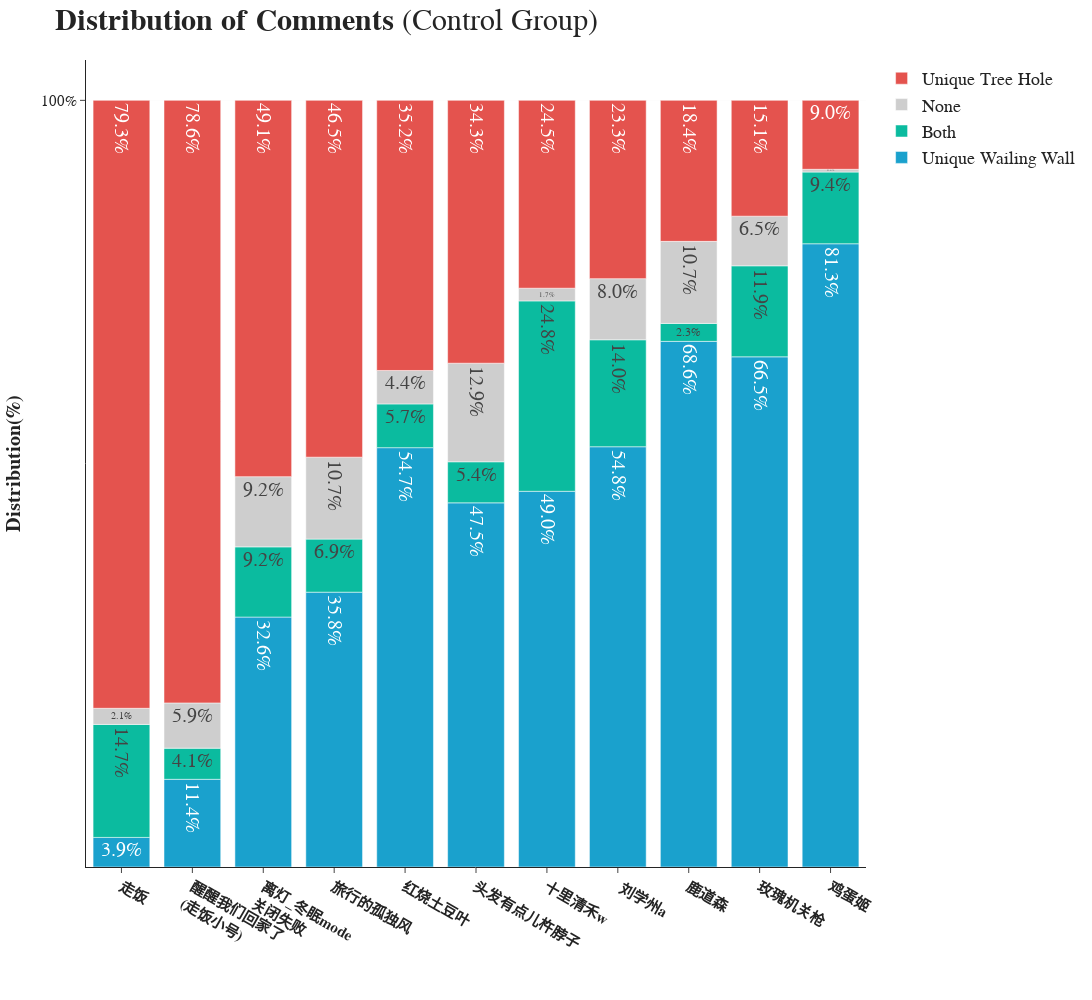

Notebook cell for this chart:
### Code cell
import plotly.express as px

wide_df = px.data.medals_wide()

color_map = {
    'unique_tree_hole_count': 'rgb(228,83,78)',
    'both_count': 'rgb(11,187,159)',
    'none_count': 'rgb(206,206,206)',
    'unique_whaling_wall_count': 'rgb(26,161,205)'
}


fig = px.bar(df_counts, x="ID", y=df_counts.columns[1:5].tolist(),color_discrete_map=color_map)

fig.update_traces(texttemplate='%{y:.1f}%', textposition='inside',textfont={'size': 20})


fig.update_layout(
    width=1600,  # 宽度为800
    height=1000, # 高度为600
    title={'text':"<b>Distribution of Comments</b> (Control Group)",'font': {'size': 30}}, # x轴标签
    yaxis_title="<b>Distribution(%)</b>",
    template='simple_white', # y轴标签
    legend=dict(
        font=dict(
            size=18
        ),title=None,traceorder="reversed" 
    ),font=dict(family='Arial, sans-serif'),
    xaxis_title=" "
)

fig.update_traces(name='Unique Tree Hole', selector=dict(name='unique_tree_hole_count'))
fig.update_traces(name='Unique Wailing Wall', selector=dict(name='unique_whaling_wall_count'))
fig.update_traces(name='Both', selector=dict(name='both_count'))
fig.update_traces(name='None', selector=dict(name='none_count'))
fig.update_layout(xaxis=dict(tickfont=dict(size=15)))
fig.update_xaxes(
    tickvals=[0, 1, 2, 3, 4, 5, 6, 7, 8, 9, 10],
    ticktext=['<b>走饭</b>', '<b>醒醒我们回家了<br>(走饭小号)</b>', '<b>离灯_冬眠mode<br>关闭失败</b>', '<b>旅行的孤独风</b>', '<b>红烧土豆叶</b>', '<b>头发有点儿杵脖子</b>', '<b>十里清禾w</b>', '<b> 刘学州a</b>', '<b>鹿道森</b>', '<b>玫瑰机关枪</b>', '<b>鸡蛋姬</b>'],
)
fig.update_yaxes(
    title='<b>Distribution(%)</b>', # add a title to the y-axis
    # change the font size of the tick labels
    showgrid=True, # display gridlines
    gridwidth=0.1,
    title_font=dict(size=20) # set the width of the gridlines
)
fig.update_yaxes(
    tickvals=[100], # 仅设置100作为刻度标签
    ticktext=['100%'], # 用 <b> 标签包裹标签，使其加粗
    showticklabels=True,
    tickfont=dict(size=15) # 显示刻度标签
)

fig.show()

### Figure 1 — Plotly figure (JSON) as saved in the notebook; plotly's stock layout.template omitted (floating-point values rounded to 4 significant figures)
{"data": [{"alignmentgroup": "True", "hovertemplate": "variable=unique_whaling_wall_count<br>ID=%{x}<br>value=%{y}<extra></extra>", "legendgroup": "unique_whaling_wall_count", "marker": {"color": "rgb(26,161,205)", "pattern": {"shape": ""}}, "name": "Unique Wailing Wall", "offsetgroup": "unique_whaling_wall_count", "orientation": "v", "showlegend": true, "textfont": {"size": 20}, "textposition": "inside", "texttemplate": "%{y:.1f}%", "type": "bar", "x": ["走饭", "醒醒我们回家了-走饭小号", "离灯_冬眠mode关闭失败", "旅行的孤独风", "红烧土豆叶", "头发有点儿杵脖子", "十里清禾w", "刘学州a", "鹿道森", "玫瑰机关枪", "鸡蛋姬"], "xaxis": "x", "y": [3.86, 11.44, 32.6, 35.85, 54.7, 47.5, 49.01, 54.82, 68.56, 66.55, 81.29], "yaxis": "y"}, {"alignmentgroup": "True", "hovertemplate": "variable=both_count<br>ID=%{x}<br>value=%{y}<extra></extra>", "legendgroup": "both_count", "marker": {"color": "rgb(11,187,159)", "pattern": {"shape": ""}}, "name": "Both", "offsetgroup": "both_count", "orientation": "v", "showlegend": true, "textfont": {"size": 20}, "textposition": "inside", "texttemplate": "%{y:.1f}%", "type": "bar", "x": ["走饭", "醒醒我们回家了-走饭小号", "离灯_冬眠mode关闭失败", "旅行的孤独风", "红烧土豆叶", "头发有点儿杵脖子", "十里清禾w", "刘学州a", "鹿道森", "玫瑰机关枪", "鸡蛋姬"], "xaxis": "x", "y": [14.74, 4.059, 9.158, 6.918, 5.705, 5.357, 24.83, 13.95, 2.341, 11.87, 9.353], "yaxis": "y"}, {"alignmentgroup": "True", "hovertemplate": "variable=none_count<br>ID=%{x}<br>value=%{y}<extra></extra>", "legendgroup": "none_count", "marker": {"color": "rgb(206,206,206)", "pattern": {"shape": ""}}, "name": "None", "offsetgroup": "none_count", "orientation": "v", "showlegend": true, "textfont": {"size": 20}, "textposition": "inside", "texttemplate": "%{y:.1f}%", "type": "bar", "x": ["走饭", "醒醒我们回家了-走饭小号", "离灯_冬眠mode关闭失败", "旅行的孤独风", "红烧土豆叶", "头发有点儿杵脖子", "十里清禾w", "刘学州a", "鹿道森", "玫瑰机关枪", "鸡蛋姬"], "xaxis": "x", "y": [2.105, 5.904, 9.158, 10.69, 4.362, 12.86, 1.656, 7.973, 10.7, 6.475, 0.3597], "yaxis": "y"}, {"alignmentgroup": "True", "hovertemplate": "variable=unique_tree_hole_count<br>ID=%{x}<br>value=%{y}<extra></extra>", "legendgroup": "unique_tree_hole_count", "marker": {"color": "rgb(228,83,78)", "pattern": {"shape": ""}}, "name": "Unique Tree Hole", "offsetgroup": "unique_tree_hole_count", "orientation": "v", "showlegend": true, "textfont": {"size": 20}, "textposition": "inside", "texttemplate": "%{y:.1f}%", "type": "bar", "x": ["走饭", "醒醒我们回家了-走饭小号", "离灯_冬眠mode关闭失败", "旅行的孤独风", "红烧土豆叶", "头发有点儿杵脖子", "十里清禾w", "刘学州a", "鹿道森", "玫瑰机关枪", "鸡蛋姬"], "xaxis": "x", "y": [79.3, 78.6, 49.08, 46.54, 35.23, 34.29, 24.5, 23.26, 18.39, 15.11, 8.993], "yaxis": "y"}], "layout": {"barmode": "relative", "font": {"family": "Arial, sans-serif"}, "height": 1000, "legend": {"font": {"size": 18}, "title": {}, "tracegroupgap": 0, "traceorder": "reversed"}, "margin": {"t": 60}, "title": {"font": {"size": 30}, "text": "<b>Distribution of Comments</b> (Control Group)"}, "width": 1600, "xaxis": {"anchor": "y", "domain": [0, 1], "tickfont": {"size": 15}, "ticktext": ["<b>走饭</b>", "<b>醒醒我们回家了<br>(走饭小号)</b>", "<b>离灯_冬眠mode<br>关闭失败</b>", "<b>旅行的孤独风</b>", "<b>红烧土豆叶</b>", "<b>头发有点儿杵脖子</b>", "<b>十里清禾w</b>", "<b> 刘学州a</b>", "<b>鹿道森</b>", "<b>玫瑰机关枪</b>", "<b>鸡蛋姬</b>"], "tickvals": [0, 1, 2, 3, 4, 5, 6, 7, 8, 9, 10], "title": {"text": " "}}, "yaxis": {"anchor": "x", "domain": [0, 1], "gridwidth": 0.1, "showgrid": true, "showticklabels": true, "tickfont": {"size": 15}, "ticktext": ["100%"], "tickvals": [100], "title": {"font": {"size": 20}, "text": "<b>Distribution(%)</b>"}}}}
